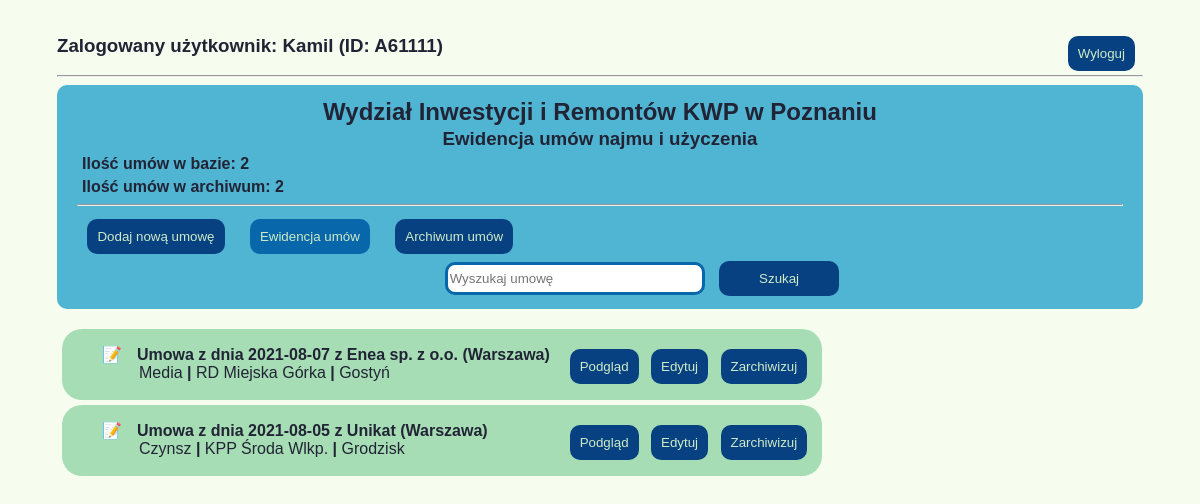
Page /umowy/ewidencja/ (signed in) on the committed database.
### umowyapp/models.py (models this page shows)
class Umowy(models.Model):
    data_umowy = models.DateField(null=False)
    nr_umowy = models.CharField(max_length=20, null=True, default="BRAK")
    podstawa_prawna = models.ForeignKey(Podstawa_prawna, on_delete=models.CASCADE, blank=True)
    nazwa_uzyczajacego = models.CharField(max_length=30, null=True)
    adres_uzyczajacego = models.CharField(max_length=30, null=True)
    kod_pocztowy_uzyczajacego = models.CharField(max_length=6, null=True)
    miasto_uzyczajacego = models.CharField(max_length=20, null=True)
    okres_obowiazywania = models.DateField(blank=True, default="")
    typ_umowy = models.ForeignKey(Rodzaj_umowy, on_delete=models.CASCADE)
    pow_uzyczona = models.DecimalField(max_digits=4, decimal_places=2, null=True, blank=True)
    rodzaj_kosztow_prad = models.BooleanField()
    informacje_prad = models.TextField(null=True, default="---Niezbędne informacje---")
    rodzaj_kosztow_gaz = models.BooleanField()
    informacje_gaz = models.TextField(null=True, default="---Niezbędne informacje---")
    rodzaj_kosztow_woda = models.BooleanField()
    informacje_woda = models.TextField(null=True, default="---Niezbędne informacje---")
    rodzaj_kosztow_co = models.BooleanField()
    informacje_co = models.TextField(null=True, default="---Niezbędne informacje---")
    powiaty_jedn = models.ForeignKey(Powiaty_Wlkp, on_delete=models.CASCADE)
    rodzaj_jedn = models.ForeignKey(Rodzaje_jednostek, on_delete=models.CASCADE)
    adres_jedn = models.CharField(max_length=30, null=True)
    miasto_jedn = models.CharField(max_length=20, null=True)
    kod_pocztowy_jedn = models.CharField(max_length=6, null=True)
    skan_umowy = models.FileField(upload_to='umowy_pdf', null=True, blank=True)
    stan_umowy = models.ForeignKey(Stan_umow, on_delete=models.CASCADE, blank=False, default=1)
    uwagi = models.TextField(null=True, blank=True, default="")
    deleted = models.BooleanField(null=False, default=0)
    def __str__(self):
        return self.umowa_z_data()
    def umowa_z_data(self):
        return "Umowa z dnia {} z {} ({})".format(self.data_umowy, self.nazwa_uzyczajacego, self.miasto_uzyczajacego)

class Rodzaj_umowy(models.Model):
    rodz_um = models.CharField(max_length=6, default="Czynsz")
    def __str__(self):
        return self.rodzaj_um()
    def rodzaj_um(self):
        return "{}".format(self.rodz_um)

class Rodzaje_jednostek(models.Model):
    rodzaj = models.CharField(max_length=4, null=False)
    def __str__(self):
        return self.rodzaj_jedn()
    def rodzaj_jedn(self):
        return "{}".format(self.rodzaj)

class Powiaty_Wlkp(models.Model):
    powiat = models.CharField(max_length=12, null=False)
    def __str__(self):
        return self.powiat_jedn()
    def powiat_jedn(self):
        return "{}".format(self.powiat)

### umowyapp/views.py (the view)
# urls.py: path('ewidencja/', wszystkie_umowy, name="wszystkie_umowy"),
@login_required
def wszystkie_umowy(request):
    wszystkie = Umowy.objects.filter(deleted=0)
    archiwalne = Umowy.objects.filter(deleted=1)
    return render(request, 'ewidencja.html', {'wszystkie': wszystkie, 'archiwalne': archiwalne})

### templates/ewidencja.html (shortened to what this page needs)
{%extends 'start.html'%}
{%block strona%}
{% if user.is_authenticated%}
<div class="element_login">
    <div class="user_name">
        <h3>Zalogowany użytkownik: {{user.first_name}} (ID: {{ user.username}})</h3>
    </div>
    <div class="button-logout">
        <a href="{%url 'logout'%}">
            <button class="button-general">Wyloguj</button>
        </a>
    </div>
</div>
{%else%}
<a href="{%url 'login'%}">Login</a>
{%endif%}
<hr>
<div class="ewidencja-title">
    <h2 class="title">Wydział Inwestycji i Remontów KWP w Poznaniu</h2>
    <h3 class="title">Ewidencja umów najmu i użyczenia</h3>
    <h4 class="info-umowy">Ilość umów w bazie: {{wszystkie|length}}</h4>
    <h4 class="info-umowy">Ilość umów w archiwum: {{archiwalne|length}}</h4>
    <hr>
    <nav>
        <a href="{% url 'nowe_umowy'%}">
            <button class="button-general button-menu">Dodaj nową umowę</button></a>
        <a href="{% url 'wszystkie_umowy'%}">
            <button class="button-general button-menu active">Ewidencja umów</button></a>
        <a href="{% url 'archiwalne_umowy'%}">
            <button class="button-general button-menu">Archiwum umów</button></a>
        <form method="get" class="search">
            <input type="text"  placeholder="Wyszukaj umowę">
            <button class="button-general button-menu button-search" type="submit">Szukaj</button>
        </form>
    </nav>
</div>
{%for umowa in wszystkie%}
<main class="lista">
    <ul class="lista_umow">
        <li class="lista-option">
            <p class="znacznik"><b>{{umowa}} </b></p>
            <p class="info">{{umowa.typ_umowy}} <b>|</b> {{umowa.rodzaj_jedn}} {{umowa.miasto_jedn}} <b>|</b>
                {{umowa.powiaty_jedn}}</p>
        </li>
    </ul>
    <div>
        <a href="{% url 'podglad_umowy' umowa.id %}">
            <button class="button-general">Podgląd</button></a>
        <a href="{% url 'edytuj_umowe' umowa.id %}">
            <button class="button-general">Edytuj</button></a>
        <a href="{% url 'usun_umowe' umowa.id %}">
            <button class="button-general button-remove">Zarchiwizuj</button></a>
    </div>
</main>
{%endfor%}
{%endblock%}

### umowyapp/static/style.css (style rules this page uses)
body { color: rgb(33, 36, 53); background-color: hsl(85,67%,96%); padding: 1rem 1%; font-family: arial; margin: auto 45px; }
.user_name { float: left; }
.button-logout { float: right; }
hr { clear: both; }
.ewidencja-title { background-color: hsl(194,60%,57%); padding: 1% 20px; border-radius: 10px; margin: 0 0 20px; }
.title { text-align:center; margin: 2px; }
.info-umowy { margin: 5px; }
nav { width: auto; }
.button-general { display:inline-block; background-color: hsl(212,88%,27%); color: hsl(109,49%,85%); width: auto; margin: 20px 8px auto auto; padding:10px; border-radius: 10px; border-style: none; -webkit-transition: all 1s ease; transition: all 1s ease; }
.button-menu { margin: 5px 1% 2px ; }
.active { background-color: hsl(205,91%,35%); }
.button-remove { margin-right:15px; }
.search { display:inline-block; width: 400px; text-align:right; margin: auto auto auto 35%; }
.search input { width:250px; border: solid 3px hsl(205,91%,35%); height:25px; border-radius: 10px; }
.button-search { width:120px; margin-left:10px; }
.lista { display: flex; border-radius: 20px; border-style: none; background-color: hsl(135,44%,76%); margin: 5px; padding: auto auto; width: 70%; }
.lista_umow { list-style-type:none; flex:1; margin: auto auto 10px; }
.znacznik { margin-bottom: auto; }
.znacznik::before { content: "\1F4DD"; margin-right: 15px; }
.info { margin-left: 37px; margin-top: auto; margin-bottom: 8px; }

### rows in the picture
Umowy: data_umowy+nazwa_uzyczajacego+miasto_uzyczajacego "Umowa z dnia 2021-08-07 z Enea sp. z o.o. (Warszawa)", typ_umowy "Media", rodzaj_jedn "RD", miasto_jedn "Miejska Górka", powiaty_jedn "Gostyń"
Umowy: data_umowy+nazwa_uzyczajacego+miasto_uzyczajacego "Umowa z dnia 2021-08-05 z Unikat (Warszawa)", typ_umowy "Czynsz", rodzaj_jedn "KPP", miasto_jedn "Środa Wlkp.", powiaty_jedn "Grodzisk"

### other values in the picture
{{ user.first_name }} "Kamil"
{{ user.username }} "A61111"
{{ wszystkie|length }} "2"
{{ archiwalne|length }} "2"
